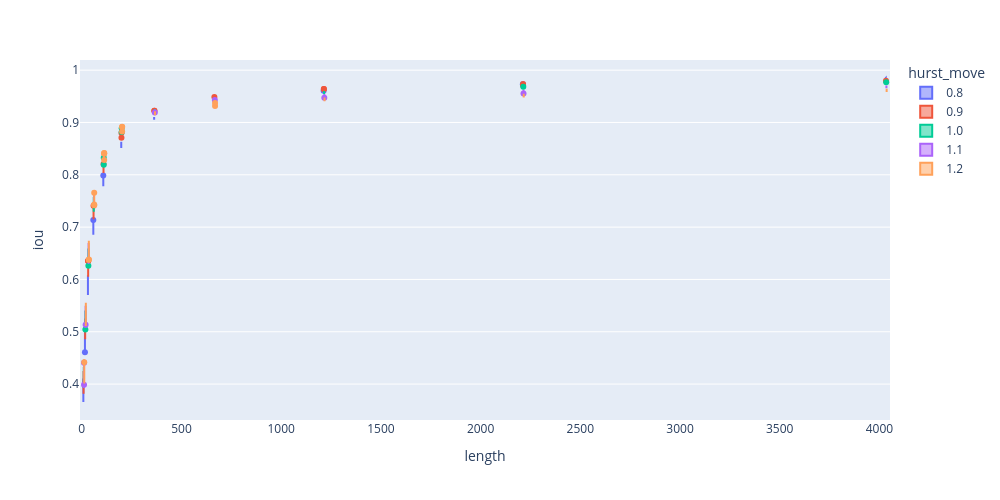

The cell this chart's notebook holds for it:
### Code cell
px.violin(df.sort_values(['hurst_move', 'length']), x='length', y='iou', color='hurst_move', height=500, width=1000)

### Figure 1 — Plotly figure (JSON) as saved in the notebook; plotly's stock layout.template omitted (floating-point values rounded to 4 significant figures; data arrays with more than 128 entries replaced by an {"elided": "..."} marker saying what was removed)
{"data": [{"alignmentgroup": "True", "box": {"visible": false}, "hovertemplate": "hurst_move=0.8<br>length=%{x}<br>iou=%{y}<extra></extra>", "legendgroup": "0.8", "marker": {"color": "#636efa"}, "name": "0.8", "offsetgroup": "0.8", "orientation": "v", "scalegroup": "True", "showlegend": true, "type": "violin", "x": {"elided": "1100 int values"}, "x0": " ", "xaxis": "x", "y": {"elided": "1100 float values"}, "y0": " ", "yaxis": "y"}, {"alignmentgroup": "True", "box": {"visible": false}, "hovertemplate": "hurst_move=0.9<br>length=%{x}<br>iou=%{y}<extra></extra>", "legendgroup": "0.9", "marker": {"color": "#EF553B"}, "name": "0.9", "offsetgroup": "0.9", "orientation": "v", "scalegroup": "True", "showlegend": true, "type": "violin", "x": {"elided": "1100 int values"}, "x0": " ", "xaxis": "x", "y": {"elided": "1100 float values"}, "y0": " ", "yaxis": "y"}, {"alignmentgroup": "True", "box": {"visible": false}, "hovertemplate": "hurst_move=1.0<br>length=%{x}<br>iou=%{y}<extra></extra>", "legendgroup": "1.0", "marker": {"color": "#00cc96"}, "name": "1.0", "offsetgroup": "1.0", "orientation": "v", "scalegroup": "True", "showlegend": true, "type": "violin", "x": {"elided": "1100 int values"}, "x0": " ", "xaxis": "x", "y": {"elided": "1100 float values"}, "y0": " ", "yaxis": "y"}, {"alignmentgroup": "True", "box": {"visible": false}, "hovertemplate": "hurst_move=1.1<br>length=%{x}<br>iou=%{y}<extra></extra>", "legendgroup": "1.1", "marker": {"color": "#ab63fa"}, "name": "1.1", "offsetgroup": "1.1", "orientation": "v", "scalegroup": "True", "showlegend": true, "type": "violin", "x": {"elided": "1100 int values"}, "x0": " ", "xaxis": "x", "y": {"elided": "1100 float values"}, "y0": " ", "yaxis": "y"}, {"alignmentgroup": "True", "box": {"visible": false}, "hovertemplate": "hurst_move=1.2<br>length=%{x}<br>iou=%{y}<extra></extra>", "legendgroup": "1.2", "marker": {"color": "#FFA15A"}, "name": "1.2", "offsetgroup": "1.2", "orientation": "v", "scalegroup": "True", "showlegend": true, "type": "violin", "x": {"elided": "1100 int values"}, "x0": " ", "xaxis": "x", "y": {"elided": "1100 float values"}, "y0": " ", "yaxis": "y"}], "layout": {"height": 500, "legend": {"title": {"text": "hurst_move"}, "tracegroupgap": 0}, "margin": {"t": 60}, "violinmode": "group", "width": 1000, "xaxis": {"anchor": "y", "domain": [0, 1], "title": {"text": "length"}}, "yaxis": {"anchor": "x", "domain": [0, 1], "title": {"text": "iou"}}}}
